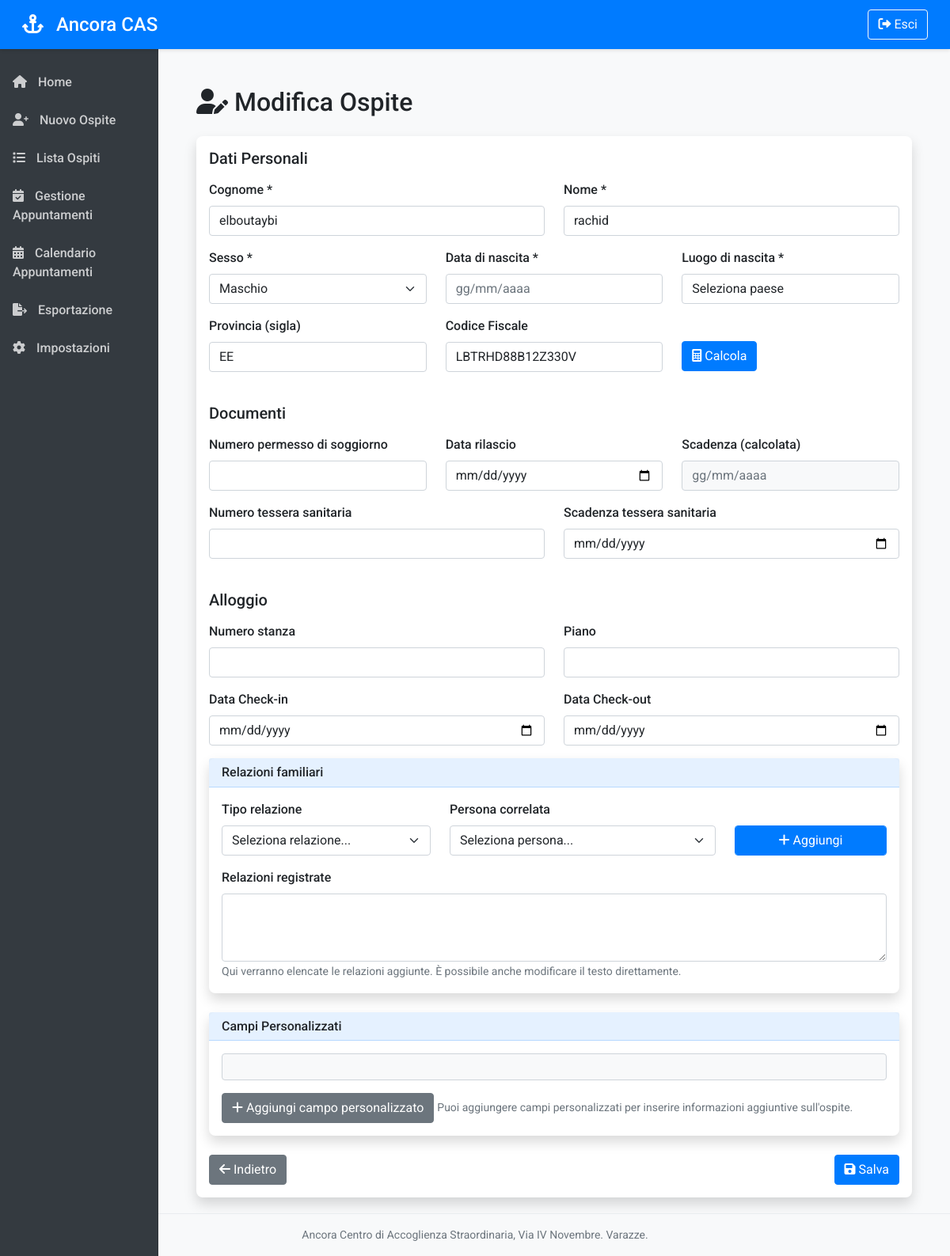
The page /guest/1/edit (signed in) on the database its author committed.
### models.py (models this page shows, shortened)
class Guest(db.Model):
    __tablename__ = 'guests'
    id = db.Column(db.Integer, primary_key=True)
    last_name = db.Column(db.String(100), nullable=False)
    first_name = db.Column(db.String(100), nullable=False)
    gender = db.Column(db.String(1), nullable=False)  # M or F
    birth_place = db.Column(db.String(100), nullable=False)
    province = db.Column(db.String(2))  # Province code (2 chars)
    birth_date = db.Column(db.Date, nullable=False)
    fiscal_code = db.Column(db.String(16))
    country_code = db.Column(db.String(4))  # Foreign country code (Z + 3 digits)
    permit_number = db.Column(db.String(50))
    permit_date = db.Column(db.Date)
    permit_expiry = db.Column(db.Date)
    health_card = db.Column(db.String(50))
    health_card_expiry = db.Column(db.Date)
    entry_date = db.Column(db.Date, default=datetime.utcnow)
    exit_date = db.Column(db.Date)
    check_in_date = db.Column(db.Date)  # Data check in
    check_out_date = db.Column(db.Date)  # Data check out
    room_number = db.Column(db.String(10))
    floor = db.Column(db.String(10))
    family_relations = db.Column(db.Text)
    custom_fields = db.relationship('CustomField', backref='guest', lazy=True, cascade="all, delete-orphan")
    appointments = db.relationship('Appointment', backref='guest', lazy=True, cascade="all, delete-orphan")

### app.py (the view, shortened to what this page needs)
@app.route('/guest/<int:guest_id>/edit', methods=['GET', 'POST'])
@login_required
def edit_guest(guest_id):
    guest = Guest.query.get_or_404(guest_id)
    custom_fields = CustomField.query.filter_by(guest_id=guest_id).all()
    all_guests = Guest.query.all()
    return render_template('new_guest.html', guest=guest, custom_fields=custom_fields, edit_mode=True, all_guests=all_guests)

### app.py (called while the page is built)
@app.context_processor
def inject_now():
    return {'now': datetime.now()}

def login_required(f):
    @wraps(f)
    def decorated_function(*args, **kwargs):
        if 'logged_in' not in session:
            flash('Accesso richiesto', 'danger')
            return redirect(url_for('login'))
        return f(*args, **kwargs)
    return decorated_function

### templates/new_guest.html (shortened to what this page needs)
{% extends "layout.html" %}
{% block content %}
<div class="container-fluid py-4">
    <h1 class="h2 mb-4">
        {% if edit_mode %}
        <i class="fas fa-user-edit"></i> Modifica Ospite
        {% else %}
        <i class="fas fa-user-plus"></i> Nuovo Ospite
        {% endif %}
    </h1>
    <div class="card">
        <div class="card-body">
            <form method="POST"
                  {% if edit_mode %}
                  action="{{ url_for('edit_guest', guest_id=guest.id) }}"
                  {% else %}
                  action="{{ url_for('new_guest') }}"
                  {% endif %}>
                <h5 class="card-title mb-3">Dati Personali</h5>
                <div class="row">
                    <div class="col-md-6 mb-3">
                        <label for="last_name" class="form-label">Cognome *</label>
                        <input type="text" class="form-control" id="last_name" name="last_name" required
                               value="{% if guest %}{{ guest.last_name }}{% endif %}">
                    </div>
                    <div class="col-md-6 mb-3">
                        <label for="first_name" class="form-label">Nome *</label>
                        <input type="text" class="form-control" id="first_name" name="first_name" required
                               value="{% if guest %}{{ guest.first_name }}{% endif %}">
                    </div>
                </div>
                <div class="row">
                    <div class="col-md-4 mb-3">
                        <label for="gender" class="form-label">Sesso *</label>
                        <select class="form-select" id="gender" name="gender" required>
                            <option value="M" {% if guest and guest.gender == 'M' %}selected{% endif %}>Maschio</option>
                        </select>
                    </div>
                    <div class="col-md-4 mb-3">
                        <label for="birth_date" class="form-label">Data di nascita *</label>
                        <div>
                            <input type="date" class="form-control" id="birth_date" name="birth_date" required
                                  value="{% if guest and guest.birth_date %}{{ guest.birth_date.strftime('%d/%m/%Y') }}{% endif %}"
                                  data-date-format="DD/MM/YYYY" placeholder="gg/mm/aaaa">
                        </div>
                    </div>
                    <div class="col-md-4 mb-3">
                        <label for="birth_place" class="form-label">Luogo di nascita *</label>
                        <select class="form-control" id="birth_place" name="birth_place" required>
                            <option value="">Seleziona paese</option>
                        </select>
                    </div>
                </div>
                <div class="row">
                    <div class="col-md-4 mb-3">
                        <label for="province" class="form-label">Provincia (sigla)</label>
                        <input type="text" class="form-control" id="province" name="province" maxlength="2"
                               value="{% if guest %}{{ guest.province }}{% endif %}">
                    </div>
                    <div class="col-md-4 mb-3">
                        <label for="fiscal_code" class="form-label">Codice Fiscale</label>
                        <div class="d-flex">
                            <input type="text" class="form-control" id="fiscal_code" name="fiscal_code" maxlength="16"
                                   value="{% if guest %}{{ guest.fiscal_code }}{% endif %}">
                        </div>
                    </div>
                    <div class="col-md-4 mb-3 d-flex align-items-end">
                        <button type="button" class="btn btn-primary" id="calculate-cf-btn" style="margin-bottom: 1px;">
                            <i class="fas fa-calculator"></i> Calcola
                        </button>
                    </div>
                </div>
                <h5 class="card-title mb-3 mt-4">Documenti</h5>
                <div class="row">
                    <div class="col-md-4 mb-3">
                        <label for="permit_number" class="form-label">Numero permesso di soggiorno</label>
                        <input type="text" class="form-control" id="permit_number" name="permit_number"
                               value="{% if guest %}{{ guest.permit_number }}{% endif %}">
                    </div>
                    <div class="col-md-4 mb-3">
                        <label for="permit_date" class="form-label">Data rilascio</label>
                        <div>
                            <input type="date" class="form-control" id="permit_date" name="permit_date"
                                  value="{% if guest and guest.permit_date %}{{ guest.permit_date.strftime('%d/%m/%Y') }}{% endif %}"
                                  data-date-format="DD/MM/YYYY" placeholder="gg/mm/aaaa"
                                  onchange="calcolaScadenzaPermesso()">
                        </div>
                    </div>
                    <div class="col-md-4 mb-3">
                        <label for="permit_expiry" class="form-label">Scadenza (calcolata)</label>
                        <div>
                            <input type="text" class="form-control" id="permit_expiry" name="permit_expiry" readonly
                                  value="{% if guest and guest.permit_expiry %}{{ guest.permit_expiry.strftime('%d/%m/%Y') }}{% endif %}"
                                  data-date-format="DD/MM/YYYY" placeholder="gg/mm/aaaa"
                                  style="background-color: #f8f9fa; border: 1px solid #ced4da;">
                        </div>
                    </div>
                </div>
                <div class="row">
                    <div class="col-md-6 mb-3">
                        <label for="health_card" class="form-label">Numero tessera sanitaria</label>
                        <input type="text" class="form-control" id="health_card" name="health_card"
                               value="{% if guest %}{{ guest.health_card }}{% endif %}">
                    </div>
                    <div class="col-md-6 mb-3">
                        <label for="health_card_expiry" class="form-label">Scadenza tessera sanitaria</label>
                        <div>
                            <input type="date" class="form-control" id="health_card_expiry" name="health_card_expiry"
                                  value="{% if guest and guest.health_card_expiry %}{{ guest.health_card_expiry.strftime('%d/%m/%Y') }}{% endif %}"
                                  data-date-format="DD/MM/YYYY" placeholder="gg/mm/aaaa">
                        </div>
                    </div>
                </div>
                <h5 class="card-title mb-3 mt-4">Alloggio</h5>
                <div class="row">
                    <div class="col-md-6 mb-3">
                        <label for="room_number" class="form-label">Numero stanza</label>
                        <input type="text" class="form-control" id="room_number" name="room_number"
                               value="{% if guest %}{{ guest.room_number }}{% endif %}">
                    </div>
                    <div class="col-md-6 mb-3">
                        <label for="floor" class="form-label">Piano</label>
                        <input type="text" class="form-control" id="floor" name="floor"
                               value="{% if guest %}{{ guest.floor }}{% endif %}">
                    </div>
                </div>
                <div class="row">
                    <div class="col-md-6 mb-3">
                        <label for="check_in_date" class="form-label">Data Check-in</label>
                        <div>
                            <input type="date" class="form-control" id="check_in_date" name="check_in_date"
                                  value="{% if guest and guest.check_in_date %}{{ guest.check_in_date.strftime('%d/%m/%Y') }}{% endif %}"
                                  data-date-format="DD/MM/YYYY" placeholder="gg/mm/aaaa">
                        </div>
                    </div>
                    <div class="col-md-6 mb-3">
                        <label for="check_out_date" class="form-label">Data Check-out</label>
                        <div>
                            <input type="date" class="form-control" id="check_out_date" name="check_out_date"
                                  value="{% if guest and guest.check_out_date %}{{ guest.check_out_date.strftime('%d/%m/%Y') }}{% endif %}"
                                  data-date-format="DD/MM/YYYY" placeholder="gg/mm/aaaa">
                        </div>
                    </div>
                </div>
                <div class="card mb-4">
                    <div class="card-header">
                        <h6 class="mb-0">Relazioni familiari</h6>
                    </div>
                    <div class="card-body" id="family-relations-container">
                        <div class="row mb-3">
                            <div class="col-md-4">
                                <label for="relation-type" class="form-label">Tipo relazione</label>
                                <select class="form-select" id="relation-type">
                                    <option value="">Seleziona relazione...</option>
                                </select>
                            </div>
                            <div class="col-md-5">
                                <label for="related-guest" class="form-label">Persona correlata</label>
                                <select class="form-select" id="related-guest">
                                    <option value="">Seleziona persona...</option>
                                </select>
                            </div>
                            <div class="col-md-3">
                                <label class="form-label">&nbsp;</label>
                                <button type="button" class="btn btn-primary form-control" id="add-relation-btn">
                                    <i class="fas fa-plus"></i> Aggiungi
                                </button>
                            </div>
                        </div>
                        <div class="row">
                            <div class="col-md-12">
                                <label for="family_relations" class="form-label">Relazioni registrate</label>
                                <textarea class="form-control" id="family_relations" name="family_relations" rows="3">{% if guest %}{{ guest.family_relations }}{% endif %}</textarea>
                                <small class="form-text text-muted">Qui verranno elencate le relazioni aggiunte. È possibile anche modificare il testo direttamente.</small>
                            </div>
                        </div>
                    </div>
                </div>
                <div class="card mb-4">
                    <div class="card-header">
                        <h6 class="mb-0">Campi Personalizzati</h6>
                    </div>
                    <div class="card-body">
                        <div id="custom-fields-container" class="custom-fields-container mb-3">
                        </div>
                        <button type="button" id="add-custom-field" class="btn btn-secondary">
                            <i class="fas fa-plus"></i> Aggiungi campo personalizzato
                        </button>
                        <small class="form-text text-muted mt-2">
                            Puoi aggiungere campi personalizzati per inserire informazioni aggiuntive sull'ospite.
                        </small>
                    </div>
                </div>
                <div class="row mt-4">
                    <div class="col-12">
                        <div class="d-flex justify-content-between">
                            <a href="{{ url_for('archive') }}" class="btn btn-secondary">
                                <i class="fas fa-arrow-left"></i> Indietro
                            </a>
                            <button type="submit" class="btn btn-primary">
                                <i class="fas fa-save"></i> Salva
                            </button>
                        </div>
                    </div>
                </div>
            </form>
        </div>
    </div>
</div>
{% endblock %}

### static/css/styles.css (style rules this page uses)
body { font-family: 'Roboto', sans-serif; background-color: #f8f9fa; }
.card { margin-bottom: 20px; border: none; box-shadow: 0 0.5rem 1rem rgba(0, 0, 0, 0.15); border-radius: 0.5rem; }
.card-header { background-color: rgba(0, 123, 255, 0.1); border-bottom: 1px solid rgba(0, 123, 255, 0.2); font-weight: 500; }
.form-label { font-weight: 500; }
.btn-primary { background-color: #007bff; border-color: #007bff; }
.custom-fields-container { border: 1px solid #ced4da; border-radius: 0.25rem; padding: 1rem; margin-bottom: 1.5rem; background-color: #f8f9fa; }
#calculate-cf-btn { margin-top: 10px; }

### rows shown on the page
Guest: last_name "elboutaybi", first_name "rachid", gender "Maschio", province "EE", fiscal_code "LBTRHD88B12Z330V"
